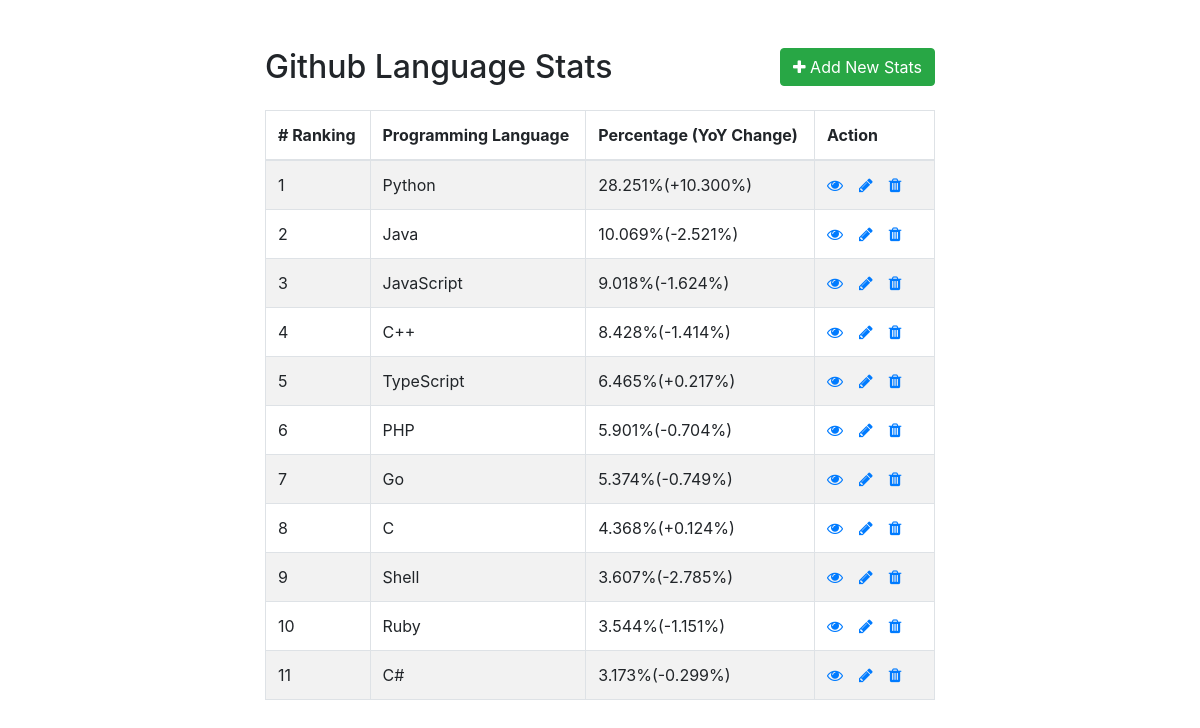
The page / on the database its author committed.
### tables this page shows
CREATE TABLE `form` (
  `Ranking` int(100) NOT NULL,
  `ProgrammingLanguage` varchar(100) NOT NULL,
  `Percentage` varchar(100) NOT NULL
);

### index.php (the view, shortened to what this page needs)
<!DOCTYPE html>
<html lang="en">
<head>
    <link rel="stylesheet" href="https://stackpath.bootstrapcdn.com/bootstrap/4.5.2/css/bootstrap.min.css">
    <link rel="stylesheet" href="https://maxcdn.bootstrapcdn.com/font-awesome/4.7.0/css/font-awesome.min.css">
</head>
<body>
    <div class="wrapper">
        <div class="container-fluid">
            <div class="row">
                <div class="col-md-12">
                    <div class="mt-5 mb-3 clearfix">
                        <h2 class="pull-left">Github Language Stats</h2>
                        <a href="create.php" class="btn btn-success pull-right"><i class="fa fa-plus"></i> Add New Stats</a>
                    </div>
                    <?php
                    require_once "config.php";
                    $sql = "SELECT * FROM form";
                    if($result = mysqli_query($link, $sql)){
                        if(mysqli_num_rows($result) > 0){
                            echo '<table class="table table-bordered table-striped">';
                                echo "<thead>";
                                    echo "<tr>";
                                        echo "<th># Ranking</th>";
                                        echo "<th>Programming Language</th>";
                                        echo "<th>Percentage (YoY Change)</th>";
                                        echo "<th>Action</th>";
                                    echo "</tr>";
                                echo "</thead>";
                                echo "<tbody>";
                                while($row = mysqli_fetch_array($result)){
                                    echo "<tr>";
                                        echo "<td>" . $row['Ranking'] . "</td>";
                                        echo "<td>" . $row['ProgrammingLanguage'] . "</td>";
                                        echo "<td>" . $row['Percentage'] . "</td>";
                                        echo "<td>";
                                            echo '<a href="read.php?id='. $row['Ranking'] .'" class="mr-3" title="View Record" data-toggle="tooltip"><span class="fa fa-eye"></span></a>';
                                            echo '<a href="update.php?id='. $row['Ranking'] .'" class="mr-3" title="Update Record" data-toggle="tooltip"><span class="fa fa-pencil"></span></a>';
                                            echo '<a href="delete.php?id='. $row['Ranking'] .'" title="Delete Record" data-toggle="tooltip"><span class="fa fa-trash"></span></a>';
                                        echo "</td>";
                                    echo "</tr>";
                                }
                                echo "</tbody>";
                            echo "</table>";
                        } else{
                            echo '<div class="alert alert-danger"><em>No records were found.</em></div>';
                        }
                    } else{
                        echo "Oops! Something went wrong. Please try again later.";
                    }
                    ?>
                </div>
            </div>
        </div>
    </div>
</body>
</html>

### index.php (style rules this page uses)
.wrapper { width: 700px; margin: 0 auto; }
table tr td:last-child { width: 120px; }

### rows shown on the page
form: Ranking "1", ProgrammingLanguage "Python", Percentage "28.251%(+10.300%)"
form: Ranking "2", ProgrammingLanguage "Java", Percentage "10.069%(-2.521%)"
form: Ranking "3", ProgrammingLanguage "JavaScript", Percentage "9.018%(-1.624%)"
form: Ranking "4", ProgrammingLanguage "C++", Percentage "8.428%(-1.414%)"
form: Ranking "5", ProgrammingLanguage "TypeScript", Percentage "6.465%(+0.217%)"
form: Ranking "6", ProgrammingLanguage "PHP", Percentage "5.901%(-0.704%)"
form: Ranking "7", ProgrammingLanguage "Go", Percentage "5.374%(-0.749%)"
form: Ranking "8", ProgrammingLanguage "C", Percentage "4.368%(+0.124%)"
form: Ranking "9", ProgrammingLanguage "Shell", Percentage "3.607%(-2.785%)"
form: Ranking "10", ProgrammingLanguage "Ruby", Percentage "3.544%(-1.151%)"
form: Ranking "11", ProgrammingLanguage "C#", Percentage "3.173%(-0.299%)"
